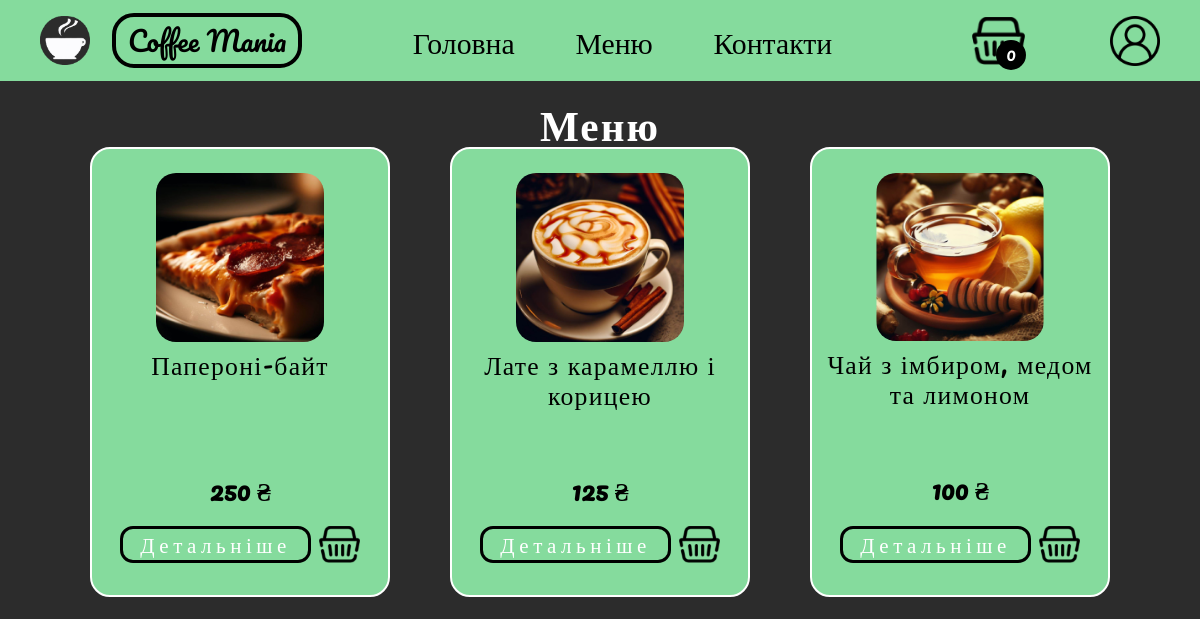
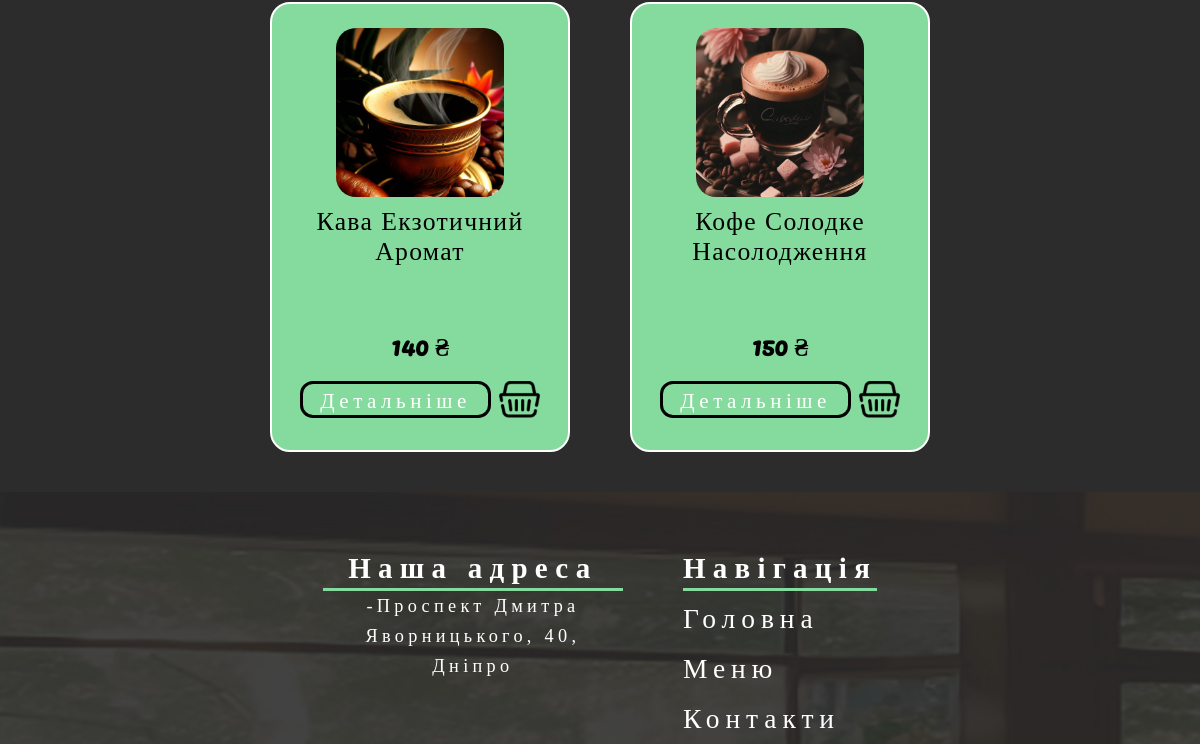
The app's page /menu/ (upper part), older data (2 pictures, top to bottom).
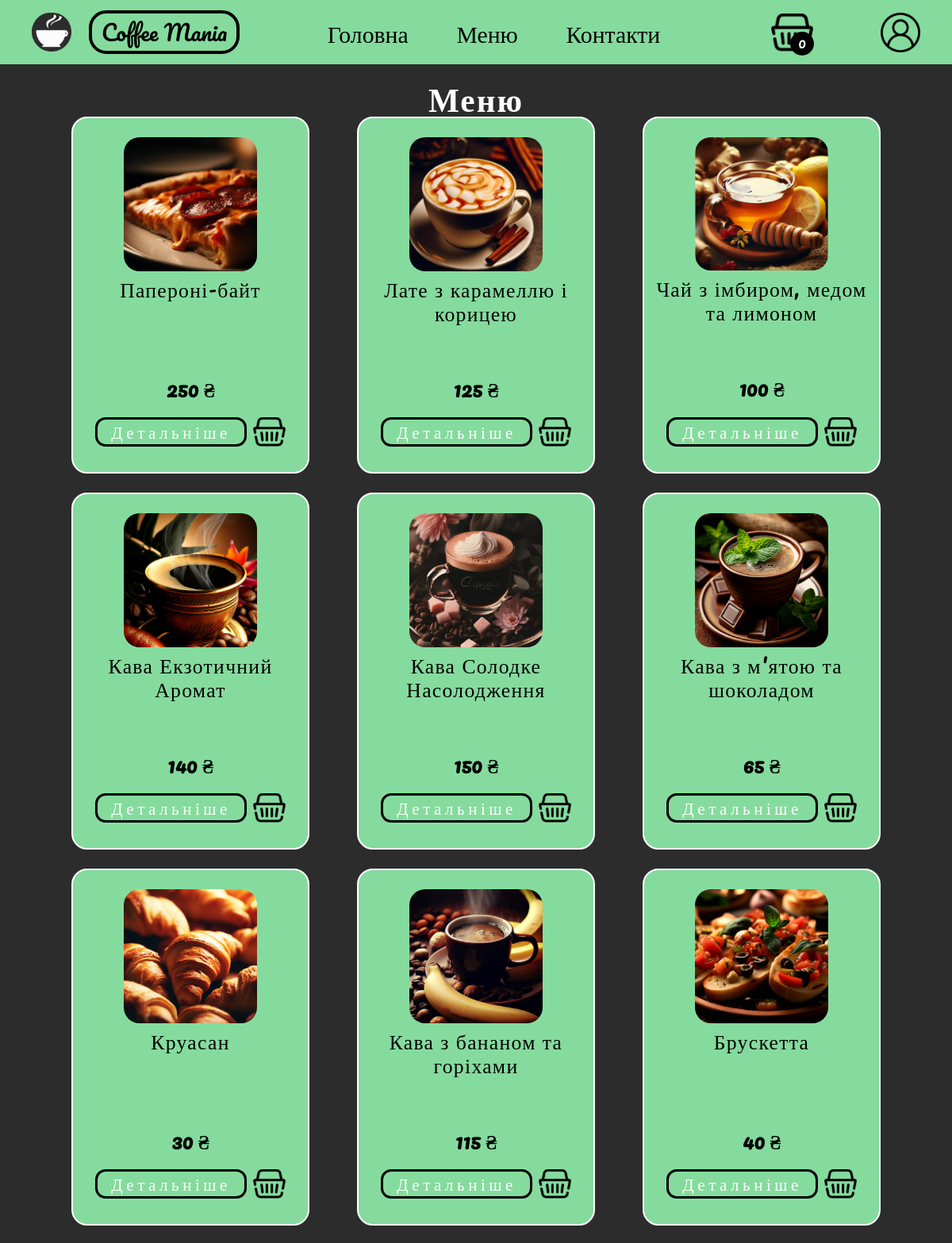
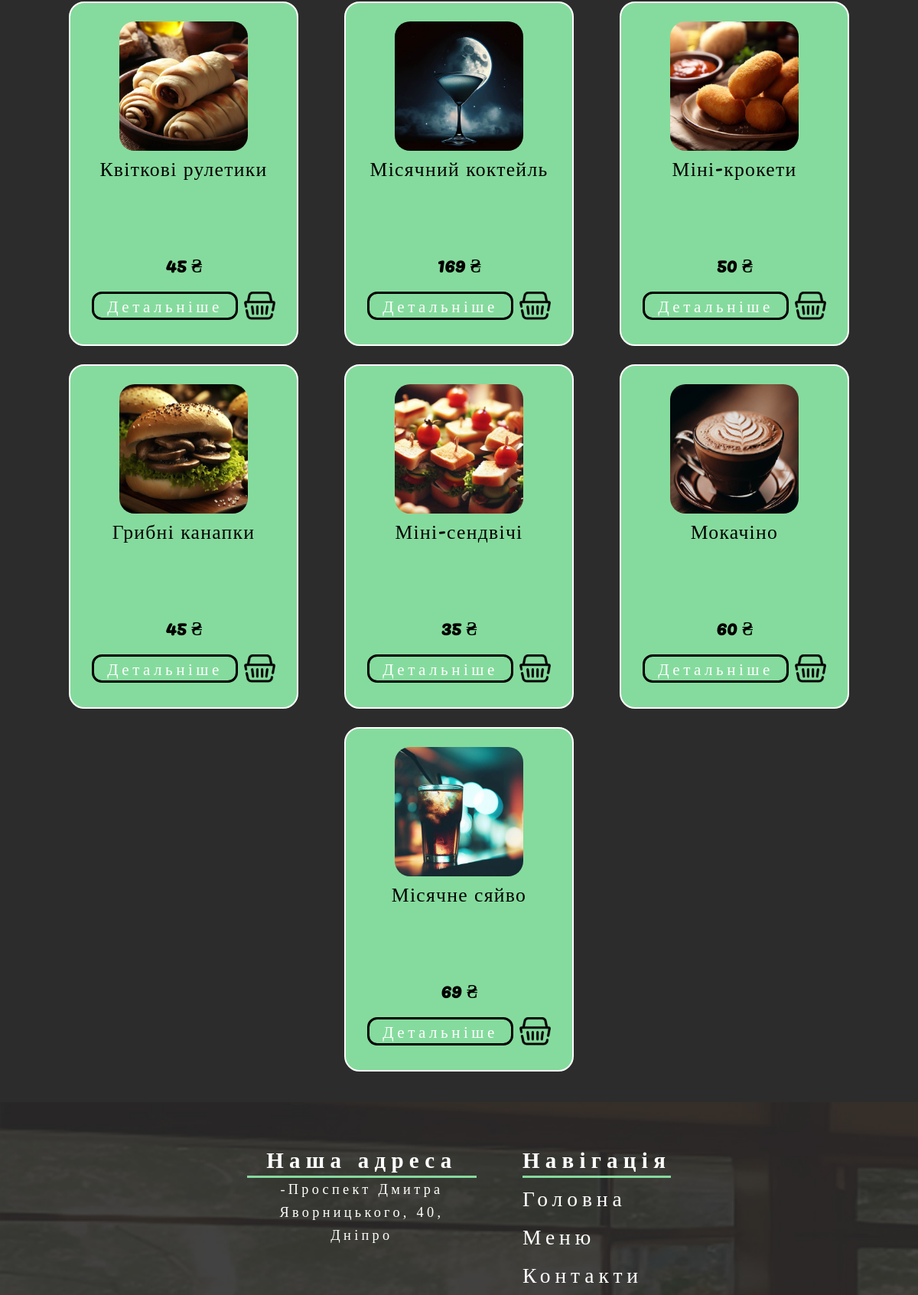
The same page, newer data (2 pictures, top to bottom).
### shop/models.py (models this page shows, shortened)
class Product(models.Model):
    name = models.CharField(max_length=255)
    image = models.ImageField(upload_to= "products")
    description = models.TextField()
    price = models.CharField(max_length=255)
    def get_absolute_url(self):
        return reverse('product', kwargs = {'product_pk': self.pk})

### shop/views.py (the view)
# urls.py: path('menu/', show_shop, name = 'menu_page'),
def show_shop(request):
    all_products = Product.objects.all()
    return render(request, 'shop/shop.html', context={'all_products': all_products})

### ordering/views.py (called while the page is built)
def is_user_registered(session_key):
    try:
        session = Session.objects.get(session_key=session_key)
        user_id = session.get_decoded().get("_auth_user_id")
        user = User.objects.filter(pk=user_id).first()
        return user
    except Session.DoesNotExist:
        return None

### user_interface/context_processors.py (called while the page is built)
def product_count(request):
    session_key = request.session.session_key
    if is_user_registered(session_key):
        user = is_user_registered(session_key)
        products_in_basket = len(ProductInBasket.objects.filter(user=user))
    else:
        products_in_basket = len(ProductInBasket.objects.filter(session_key=session_key))
    return {'product_count': products_in_basket}

### shop/templates/shop/shop.html (shortened to what this page needs)
{% extends 'base/base.html' %}
{% load static %}
{% block css %}
<link rel="stylesheet" href="{% static 'shop/shop.css' %}">{% endblock %}
{% block js %}
<link rel="stylesheet" href="{% static 'basket_css/basket.css' %}">
{% endblock %}
{% block content %}
<div class="menu" id="content">
    <h2>Меню</h2>
    <div class="product-block">
        {% for product in all_products %}
        <div class="product-all">
            <img class = 'product-img' src="{{ product.image.url }}" alt="{{ product.name }}">
            <div class="desc">
                <p>{{ product.name }}</p>
                <h3>{{ product.price }} <span>&#8372</span> </h3>
                <div class="buttons-in-product">
                    <a class="product-button" href="{{ product.get_absolute_url }}">Детальніше</a>
                    <img class="add-product-button basket-button" src="{% static 'img/header_logo/basket.png' %}">
                </div>
            </div>
        </div>
        {% endfor %}
    </div>
</div>
{% endblock %}

### user_interface/templates/base/base.html (shortened to what this page needs)
<html lang="en">
{% load static %}
<head>
    <link rel="stylesheet" href="https://cdnjs.cloudflare.com/ajax/libs/normalize/8.0.1/normalize.min.css">
    <link rel="stylesheet" href="{% static 'base/base.css' %}">
    {% block css %}{% endblock %}
    {% block js %}{% endblock %}
</head>
<body>
    <header>
        <div class="inner-header">
            <a class="logo" href="{% url 'main_page' %}">
                <img class="logo-img" src="{% static 'img/header_logo/logo.png' %}">
                <span class="logo-text">Coffee Mania</span>
            </a>
            <div class="menu-buttons">
                <a href="{% url 'main_page' %}" class="menu-button">Головна</a>
                <a href="{% url 'menu_page' %}" class="menu-button">Меню</a>
                <a href="{% url 'contact_page' %}" class="menu-button">Контакти</a>
            </div>
            <div class="basket_div basket_btn">
                <p class="products_amount">{{ product_count }}</p>
                <img class="basket_btn" src="{% static 'img/header_logo/basket.png' %}">
            </div>
            <span class="profile_btn">{{ user.first_name }}<img src="{% static 'img/header_logo/profile.png' %}"></span>
        </div>
    </header>
    <main>
        {% block content%}{% endblock %}
    </main>
    <footer>
        <div class="block_footer_info">
            <div class="inner-footer">
                <div class="first_block">
                    <div class="our-address">
                        <h2>Наша адреса</h2>
                        <p>-Проспект Дмитра Яворницького, 40, Дніпро</p>
                    </div>
                    <div class="navigation">
                        <h2>Навігація</h2>
                        <div class="">
                            <p><a href="{% url 'main_page' %}" class="">Головна</a></p>
                            <p><a href="{% url 'menu_page' %}" class="">Меню</a></p>
                            <p><a href="{% url 'contact_page' %}" class="">Контакти</a></p>
                        </div>
                    </div>
                </div>
            </div>
        </div>
    </footer>
</body>
</html>

### user_interface/static/base/base.css (style rules this page uses)
* { margin: 0; padding: 0; box-sizing: border-box; }
body { overflow-x: hidden; }
#content { padding-top: 100px; }
header { display: -webkit-box; display: -ms-flexbox; display: flex; -webkit-box-pack: center; -ms-flex-pack: center; justify-content: center; position: fixed; width: 100%; height: -webkit-fit-content; height: -moz-fit-content; height: fit-content; padding: 0.8em 0; left: 0; top: 0; background: #85DB9D; margin: 0 auto; z-index: 10; }
.inner-header { width: 100%; height: 100%; display: -webkit-box; display: -ms-flexbox; display: flex; -webkit-box-orient: horizontal; -webkit-box-direction: normal; -ms-flex-direction: row; flex-direction: row; -webkit-box-align: center; -ms-flex-align: center; align-items: center; font-family: 'Pacifico', cursive; justify-content: space-around; }
.logo-img { width: 50px; }
.logo-text { font-size: calc(20px + 12 * (100vw / 1920)); border: 4px solid #000000; border-radius: 0.8em; padding: 8px 12px; margin-left: 0.8em; color: black; }
.logo { display: -webkit-box; display: -ms-flexbox; display: flex; width: -webkit-fit-content; width: -moz-fit-content; width: fit-content; align-items: center; text-decoration: none; }
.menu-buttons { display: -webkit-box; display: -ms-flexbox; display: flex; -webkit-box-align: center; -ms-flex-align: center; align-items: center; justify-content: space-around; width: 40%; height: 100%; font-family: 'Pacifico', cursive; font-size: calc(26px + 6 * (100vw / 1920)); }
.menu-button { color: black; text-decoration: none; transition: 0.3s; }
.profile_btn { cursor: pointer; font-family: 'Roboto'; font-style: normal; font-weight: 400; display: flex; align-items: center; font-size: calc(18px + 4 * (100vw / 1920)); }
.profile_btn img { height: 50px; cursor: pointer; margin-left: 5px; }
.basket_btn { height: 3em; cursor: pointer; }
footer { font-family: 'Orelega One'; font-style: normal; font-weight: 400; font-size: 20px; text-align: center; letter-spacing: 0.215em; color: #FFFFFF; display: flex; align-items: center; justify-content: center; background-size: cover; width: 100vw; height: fit-content; padding: 3em 0; background-repeat: no-repeat; -webkit-background-size: cover; -moz-background-size: cover; -moz-background-size: cover; background-size: cover; background-image: url(../img/bgs/footer_bg.jpg); }
.first_block, .second_block { display: flex; flex-wrap: wrap; align-items: start; justify-content: space-between; gap: 5vw; }
.block_footer_info { display: flex; flex-direction: column; align-items: center; width: 95%; height: 80%; }
.inner-footer { display: flex; flex-wrap: wrap; flex-direction: row; justify-content: center; align-items: start; width: 100%; height: 100%; gap: 5vw; }
.our-address, .contacts { display: flex; flex-direction: column; align-items: center; }
.our-address h2, .navigation h2, .contacts h2, .social-networks h2 { width: 100%; font-size: calc(24px + 8 * (100vw / 1920)); text-align: center; letter-spacing: 0.25em; border-bottom: rgb(133, 219, 157) 3px solid; padding: 0 0 2px 0; }
.our-address p { display: flex; flex-direction: column; align-items: center; line-height: 30px; max-width: 300px; font-size: calc(12px + 10 * (100vw / 1920)); }
.navigation { display: flex; flex-direction: column; align-items: start; margin-bottom: 10%; }
.navigation p a, .navigation p { width: fit-content; color: #FFFFFF; text-decoration: none; font-family: 'Pacifico'; font-style: normal; font-weight: 400; font-size: calc(20px + 12 * (100vw / 1920)); line-height: 50px; letter-spacing: 0.215em; transition: 0.3s; }
.basket_div { display: flex; }
.products_amount { text-align: center; display: flex; align-items: center; justify-content: center; color: white; font-size: large; border-radius: 100%; text-align: center; width: 30px; height: 30px; background-color: rgb(0, 0, 0); position: relative; top: 23px; left: 65%; }

Row changes from the older to the newer data that the page shows:
changed Product: name "Кофе Солодке Насолодження" → "Кава Солодке Насолодження"
added Product: image (picture), name "Кава з м'ятою та шоколадом", price "65"
added Product: image (picture), name "Круасан", price "30"
added Product: image (picture), name "Кава з бананом та горіхами", price "115"
added Product: image (picture), name "Брускетта", price "40"
added Product: image (picture), name "Квіткові рулетики", price "45"
added Product: image (picture), name "Місячний коктейль", price "169"
added Product: image (picture), name "Міні-крокети", price "50"
added Product: image (picture), name "Грибні канапки", price "45"
added Product: image (picture), name "Міні-сендвічі", price "35"
added Product: image (picture), name "Мокачіно", price "60"
added Product: image (picture), name "Місячне сяйво", price "69"
